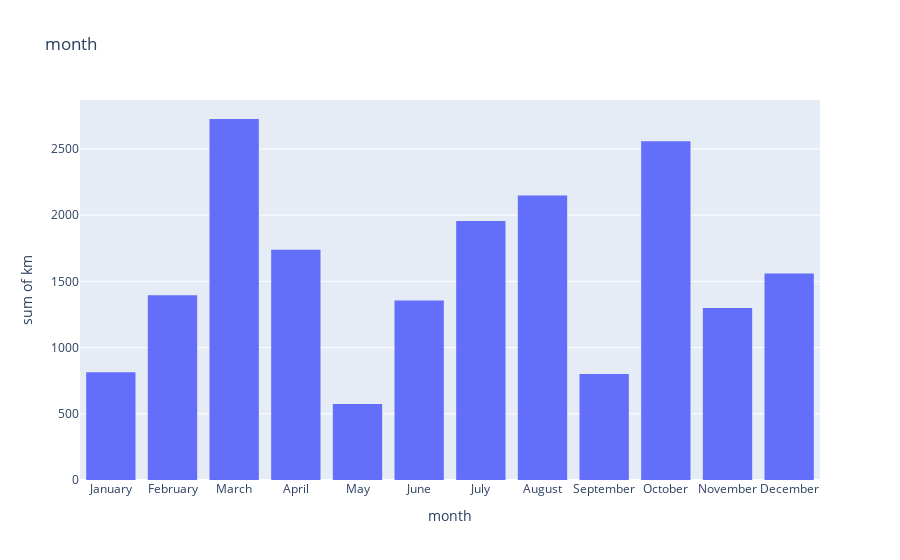

Source (notebook cell):
### Code cell
explore('month')

### Figure 1 — Plotly figure (JSON) as saved in the notebook; plotly's stock layout.template omitted (floating-point values rounded to 4 significant figures; data arrays with more than 128 entries replaced by an {"elided": "..."} marker saying what was removed)
{"data": [{"alignmentgroup": "True", "bingroup": "x", "histfunc": "sum", "hovertemplate": "month=%{x}<br>sum of km=%{y}<extra></extra>", "legendgroup": "", "marker": {"color": "#636efa", "pattern": {"shape": ""}}, "name": "", "offsetgroup": "", "orientation": "v", "showlegend": false, "type": "histogram", "x": {"elided": "1132 str values"}, "xaxis": "x", "y": {"elided": "1132 float values"}, "yaxis": "y"}], "layout": {"barmode": "relative", "legend": {"tracegroupgap": 0}, "title": {"text": "month"}, "xaxis": {"anchor": "y", "domain": [0, 1], "title": {"text": "month"}}, "yaxis": {"anchor": "x", "domain": [0, 1], "title": {"text": "sum of km"}}}}
